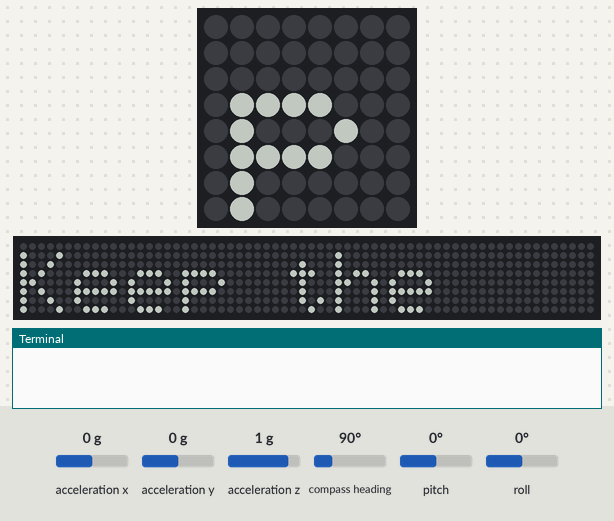
Bench run of a program on a simulated Raspberry Pi (BCM pin numbers) with a Sense HAT. On the bench: the Sense HAT's 8×8 RGB LED matrix, a strip that is not on the board, showing the scrolling text unrolled, the last lines printed to the terminal. The test bench sets the inputs (shaded band); at power-on: acceleration x 0 g, acceleration y 0 g, acceleration z 1 g, compass heading 90°, pitch 0°, roll 0°. Dim RGB values are drawn brighter than linear; random numbers come from a fixed seed; the 64×8 strip is a reading aid, not a part: it shows the text the matrix is scrolling, unrolled, one strip-width of it at a time; the Sense HAT reports a negative pitch or roll as 360° plus the angle. At 19.9 s the program stops and its outputs stay as they are.

Above: at 1.29 s.
1.3 s: acceleration x set to -1.4 g
At 12.7 s:
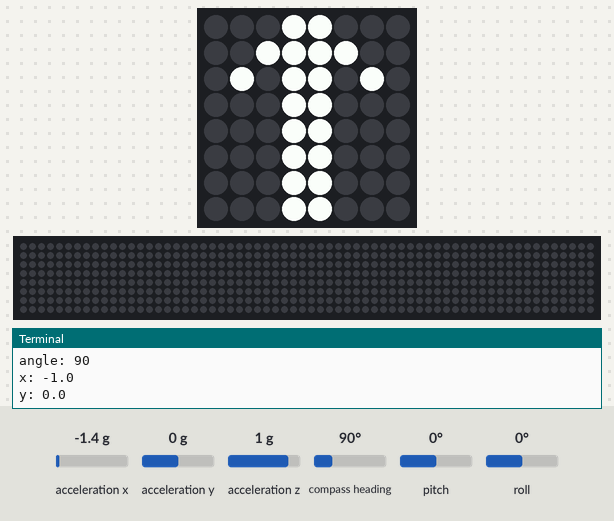
At 20.1 s:
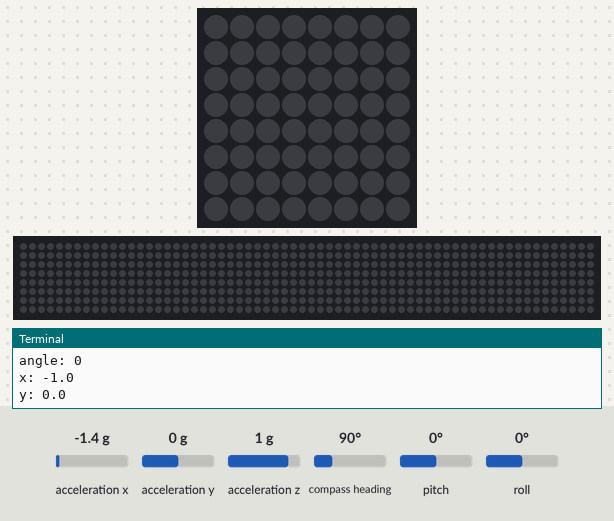

Measured:
- what the display in image 1 shows lasts 2.9 s, from 11.4 s to 14.3 s

The program:

sensing-reaction-game.py
```python
from sense_hat import SenseHat
from time import sleep
from random import choice

# Initialise sense hat instance
sense = SenseHat()

# Colours
W = (255,255,255)
R = (255,0,0)
G = (0,255,0)
D = (0,0,0)

# Arrows
arrow = [
    D,D,D,W,W,D,D,D,
    D,D,W,W,W,W,D,D,
    D,W,D,W,W,D,W,D,
    D,D,D,W,W,D,D,D,
    D,D,D,W,W,D,D,D,
    D,D,D,W,W,D,D,D,
    D,D,D,W,W,D,D,D,
    D,D,D,W,W,D,D,D,
    ]

arrow_green = [
    D,D,D,G,G,D,D,D,
    D,D,G,G,G,G,D,D,
    D,G,D,G,G,D,G,D,
    D,D,D,G,G,D,D,D,
    D,D,D,G,G,D,D,D,
    D,D,D,G,G,D,D,D,
    D,D,D,G,G,D,D,D,
    D,D,D,G,G,D,D,D,
    ]

arrow_red = [
    D,D,D,R,R,D,D,D,
    D,D,R,R,R,R,D,D,
    D,R,D,R,R,D,R,D,
    D,D,D,R,R,D,D,D,
    D,D,D,R,R,D,D,D,
    D,D,D,R,R,D,D,D,
    D,D,D,R,R,D,D,D,
    D,D,D,R,R,D,D,D,
    ]

# Game variables
pause = 3
score = 0
angle = 0
play = True
msg = "Keep the arrow pointing up"

sense.show_message(msg, scroll_speed=0.05, text_colour=[100,100,100])

while play:

    # Choose a random angle
    last_angle = angle
    while angle == last_angle:
        angle = choice([0,90,180,270])

    sense.set_rotation(angle)

    # Display white arrow
    sense.set_pixels(arrow)

    sleep(pause)

    # Get axis readings
    o = sense.get_orientation()
    pitch = o["pitch"]
    roll = o["roll"]
    yaw = o["yaw"]

    # Which way up using axis readings
    acceleration = sense.get_accelerometer_raw()
    x = acceleration['x']
    y = acceleration['y']
    z = acceleration['z']

    # Round values to nearest whole number to get G force reading
    x = round(x,0)
    y = round(y,0)

    print("angle: " + str(angle))
    print("x: " + str(x))
    print("y: " + str(y))

    # IF orientation matches the arrow...
    if y == -1 and angle == 180:
        # ADD a point and turn the arrow green
        sense.set_pixels(arrow_green)
        score += 1
    elif y == 1 and angle == 0:
      sense.set_pixels(arrow_green)
      score += 1
    elif x == -1 and angle == 90:
      sense.set_pixels(arrow_green)
      score += 1
    elif x == 1 and angle == 270:
      sense.set_pixels(arrow_green)
      score += 1
    else:
      # SET play to `False` and DISPLAY the red arrow
      sense.set_pixels(arrow_red)
      play = False

    # Shorten pause duration for difficulty
    pause = pause * 0.95

    # Wait for next arrow
    sleep(0.5)

# When loop is exited display score
msg = "Your score was %s" % score
sense.set_rotation(0)
sense.show_message(msg, scroll_speed=0.05, text_colour=[100,100,100])
```
